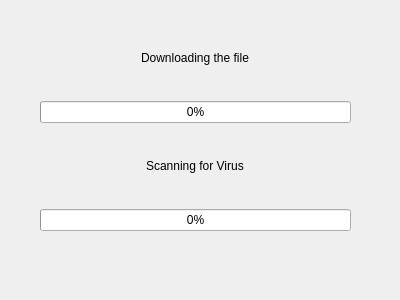
<?xml version="1.0" encoding="UTF-8"?>
<ui version="4.0">
 <class>Dialog</class>
 <widget class="QDialog" name="Dialog">
  <property name="geometry">
   <rect>
    <x>0</x>
    <y>0</y>
    <width>400</width>
    <height>300</height>
   </rect>
  </property>
  <property name="windowTitle">
   <string>Dialog</string>
  </property>
  <widget class="QWidget" name="">
   <property name="geometry">
    <rect>
     <x>40</x>
     <y>20</y>
     <width>311</width>
     <height>211</height>
    </rect>
   </property>
   <layout class="QVBoxLayout" name="verticalLayout">
    <item alignment="Qt::AlignHCenter">
     <widget class="QLabel" name="label">
      <property name="text">
       <string>Downloading the file</string>
      </property>
     </widget>
    </item>
    <item>
     <widget class="QProgressBar" name="progressBarFileDownload">
      <property name="value">
       <number>0</number>
      </property>
     </widget>
    </item>
    <item alignment="Qt::AlignHCenter">
     <widget class="QLabel" name="label_2">
      <property name="text">
       <string>Scanning for Virus</string>
      </property>
     </widget>
    </item>
    <item>
     <widget class="QProgressBar" name="progressBarVirusScan">
      <property name="value">
       <number>0</number>
      </property>
     </widget>
    </item>
   </layout>
  </widget>
 </widget>
 <resources/>
 <connections/>
</ui>
